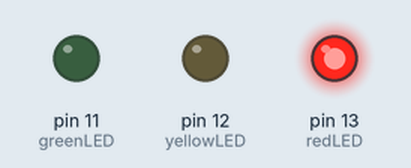
This sketch was run on a simulated Arduino Uno, built with avr-gcc and run on an emulated ATmega328P. On the bench: output pins drawn as LEDs (lit = HIGH).

Above: at 2.5 s.
At 6.0 s:
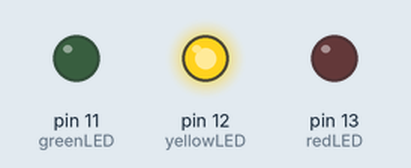
At 9.5 s:
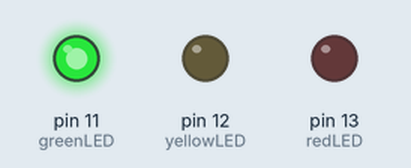
Timing chart, 0 to 15.6 s (numbered marks = the images above):
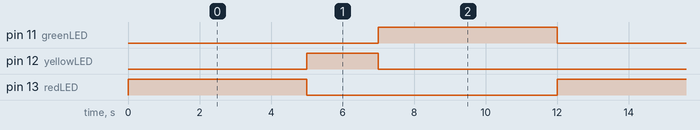

The sketch:

traffic_light_control_system1.ino
```cpp
int redLED = 13;
int yellowLED = 12;
int greenLED = 11;

void setup()
{
  pinMode(redLED, OUTPUT);
  pinMode(yellowLED, OUTPUT);
  pinMode(greenLED, OUTPUT);
}

void loop()
{
  // RED light
  digitalWrite(redLED, HIGH);
  digitalWrite(yellowLED, LOW);
  digitalWrite(greenLED, LOW);
  delay(5000);

  // YELLOW light
  digitalWrite(redLED, LOW);
  digitalWrite(yellowLED, HIGH);
  digitalWrite(greenLED, LOW);
  delay(2000);

  // GREEN light
  digitalWrite(redLED, LOW);
  digitalWrite(yellowLED, LOW);
  digitalWrite(greenLED, HIGH);
  delay(5000);
}
```

Measured:
- by itself, pin 11 (greenLED), pin 13 (redLED): alternates HIGH for 5.0 s and LOW for 7.0 s
- by itself, pin 12 (yellowLED): alternates HIGH for 2.0 s and LOW for 10.0 s
- by itself, everything shown: repeats every 12.0 s, in 3 steps
